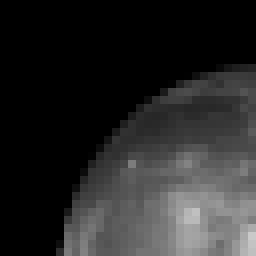
#> input picture semestre3/imgProc/short1/moon_small.png, 32 x 32 px (shown 8 times larger)
$ python program.py
#> lines starting #> are read from the running program, lines starting #| are printed output that depends on the picture
#> further down, img is the input picture: shape (32, 32); min 0, max 201, mean 39.8
'''
Short Assignment 1: Filtering in Fourier Domain

Breno Cunha Queiroz - 11218991
Course SCC0251 - USP
02/07/2020 - semestre 3
'''
import numpy as np
import imageio
import matplotlib.pyplot as plt
import time

# implementing a 2D version of the DFT
def DFT2D(f):
    # create empty array of complex coefficients
    F = np.zeros(f.shape, dtype=np.complex64)
    n,m = f.shape[0:2]
#> n = 32; m = 32
    start = time.time()

    # creating indices for x, to compute multiplication using numpy (f*exp)
    x = np.arange(n)
#> x = 32 values from 0 to 31
    # for each frequency 'u,v'
    for u in np.arange(n):
        for v in np.arange(m):
            for y in np.arange(m):
                F[u,v] += np.sum(f[:,y] * np.exp( (-1j*2*np.pi) * (((u*x)/n)+((v*y)/m)) ))


    end = time.time()
    elapsed = end - start

    print("Image size: " + str(n*m))
#| Image size: 1024
    print("Running time: %.5f sec." %  elapsed)

    return F/np.sqrt(n*m)

def setPixelsToZero(F, thresh):
#> called with F = array of shape (32, 32), thresh = 1
    w,h = F.shape[0:2]
#> w = 32; h = 32

    # 2nd maximum value
    p2 = 0

    # Find pixel with second highest value
    for y in np.arange(h):
        for x in np.arange(w):
            if x==0 and y==0:
                continue
            if np.abs(F[y][x]) > p2:
                p2 = F[y][x]

    # Reset pixels to zero using threshold
    for y in np.arange(h):
        for x in np.arange(w):
            if np.abs(F[y][x]) < p2*thresh:
                F[y][x] = 0
    return F


###############################################################
########################### MAIN CODE #########################
###############################################################

# Input file name
file = 'moon_small.png'
# Read image
img = imageio.imread(file)
# Image to perform transformations
transformed = img

# Compute discrete fourier transform
Fimg = DFT2D(transformed)

plt.figure(figsize=(8,8))
plt.subplot(131)
plt.imshow(transformed, cmap="gray")
plt.axis('off')
# the power spectrum
plt.subplot(132)
plt.imshow(np.abs(Fimg)**2, cmap="gray")
plt.axis('off')
test = setPixelsToZero(Fimg, 1)
plt.subplot(133)
plt.imshow(np.abs(test)**2, cmap="gray")
plt.axis('off')

plt.show()
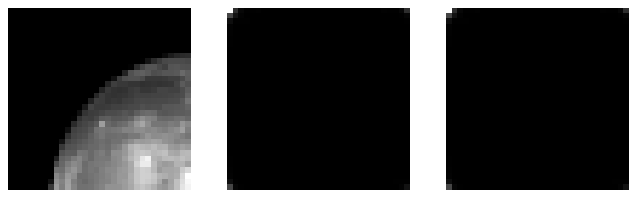
#> figure drawn by matplotlib, 3 panels
